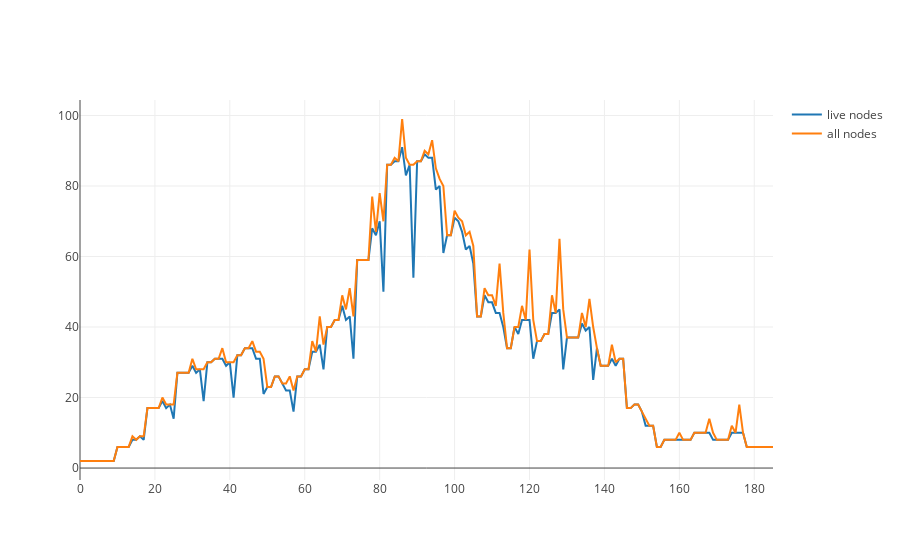

Source (notebook cell):
### Code cell
object LiveNodes{ // Create object to supress output TODO: upgrade ammonite at some point
    val live = db.getAllLiveNodes()
    val (xLive,yLive) = live.groupBy(_.depth).map(a => (a._1, a._2.size)).toList.sortBy(_._1).unzip
    val allNodes = db.getAllNodes()
    val (xAll,yAll) = allNodes.groupBy(_.depth).map(a => (a._1, a._2.size)).toList.sortBy(_._1).unzip


    val data = Seq(
        Scatter(xLive, yLive, name="live nodes"),
        Scatter(xAll,yAll, name="all nodes")
    )
}

plot(LiveNodes.data)

### Figure 1 — Plotly figure (JSON) as saved in the notebook; plotly's stock layout.template omitted (floating-point values rounded to 4 significant figures; data arrays with more than 128 entries replaced by an {"elided": "..."} marker saying what was removed)
{"data": [{"name": "live nodes", "type": "scatter", "x": {"elided": "186 int values"}, "y": {"elided": "186 int values"}}, {"name": "all nodes", "type": "scatter", "x": {"elided": "186 int values"}, "y": {"elided": "186 int values"}}], "layout": {"autosize": true, "xaxis": {"autorange": true, "range": [0, 185], "type": "linear"}, "yaxis": {"autorange": true, "range": [-3.389, 104.4], "type": "linear"}}}
